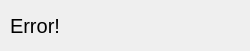
<?xml version="1.0" encoding="UTF-8"?>
<ui version="4.0">
 <class>errorbox</class>
 <widget class="QDialog" name="errorbox">
  <property name="geometry">
   <rect>
    <x>0</x>
    <y>0</y>
    <width>250</width>
    <height>51</height>
   </rect>
  </property>
  <property name="windowTitle">
   <string>Error!</string>
  </property>
  <widget class="QLabel" name="label">
   <property name="geometry">
    <rect>
     <x>10</x>
     <y>10</y>
     <width>91</width>
     <height>31</height>
    </rect>
   </property>
   <property name="font">
    <font>
     <pointsize>15</pointsize>
    </font>
   </property>
   <property name="text">
    <string>Error!</string>
   </property>
  </widget>
 </widget>
 <resources/>
 <connections/>
</ui>
